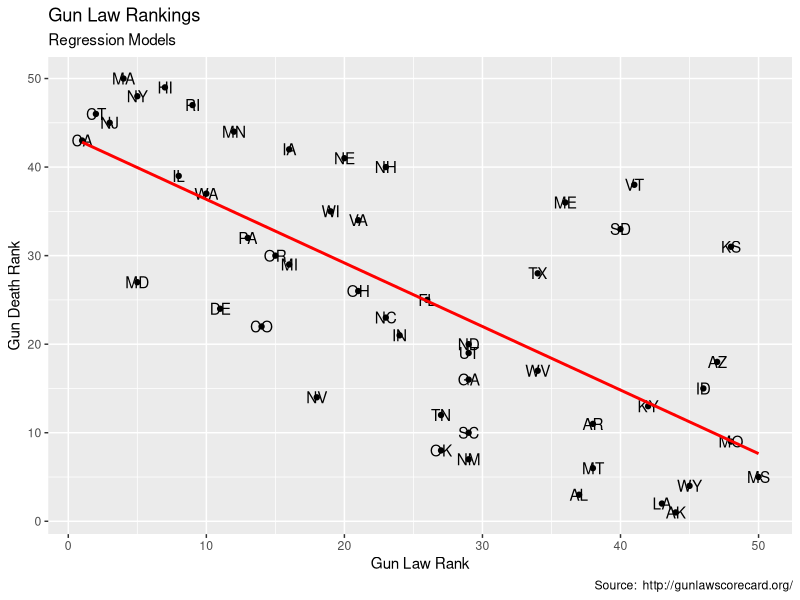
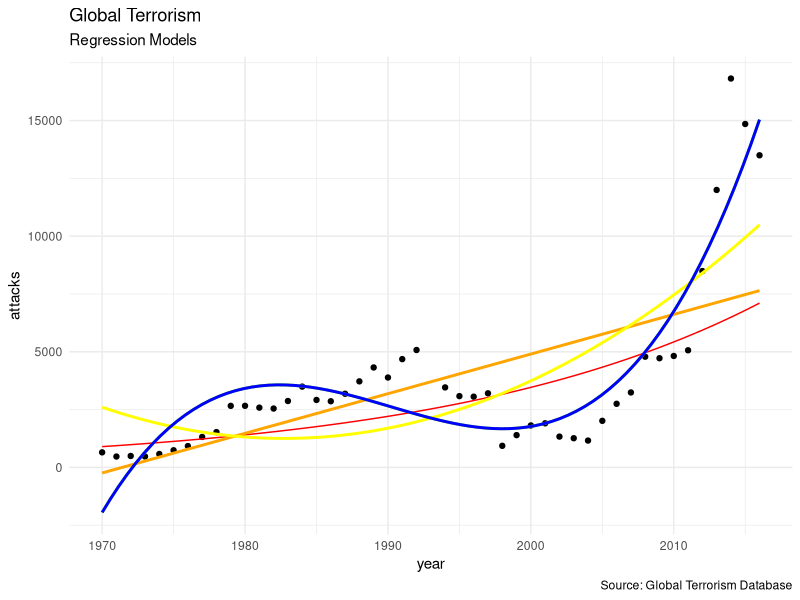

The R source for these figures, in order:
## ---- chunk 1
# remember, you might have to install code packages before you can use them
library("dplyr")
library("ggplot2")
#library("ggrepel")
library("readr")
library("readxl") 
## ---- chunk 2
gun_law_ranks <- read_excel("gunRanks.xlsx")

# making a linear regression (degree one) model
linear_fit <- lm(death ~ law, data = gun_law_ranks)
## ---- chunk 3
# graphing the data and adding model layer
gun_law_ranks %>%
  ggplot(aes(x = law, y = death, label = abbrev)) +
  geom_point() +
  geom_text() +
  #geom_label_repel() + #usuable if you installed the ggrepel package
  labs(title = "Gun Law Rankings",
       subtitle = "Regression Models",
       caption = "Source:  http://gunlawscorecard.org/",
       x = "Gun Law Rank",
       y = "Gun Death Rank"
  ) +
  stat_smooth(method = "lm", se = FALSE, color = "red",
              formula = y ~ poly(x, 1, raw = TRUE))
## ---- chunk 4
# extracting the coefficient of determination
summary(linear_fit)$adj.r.squared
## ---- chunk 5
predict(linear_fit, newdata = data.frame(law = 32))
## ---- chunk 6
GTDbyYear <- read_csv("GTDbyYear.csv")
## ---- chunk 7
# exponential regression
exp_fit <- lm(log(attacks) ~ year, data = GTDbyYear)


A <- exp(exp_fit$coefficients[1])
B <- exp(exp_fit$coefficients[2])

exp_function <- function(x){
  A*B^x
}
polyOne_function <- function(x){
  C*D^x
}
## ---- chunk 8
# graphing the data and adding model layer
GTDbyYear %>%
  ggplot(aes(x = year, y = attacks)) +
  geom_point() +
  stat_function(fun = exp_function, color = "red") +
  stat_smooth(method = "lm", se = FALSE, color = "orange",
              formula = y ~ poly(x, 1, raw = TRUE))+
  stat_smooth(method = "lm", se = FALSE, color = "yellow",
              formula = y ~ poly(x, 2, raw = TRUE))+
  stat_smooth(method = "lm", se = FALSE, color = "chartreuse",
              formula = y ~ poly(x, 3, raw = TRUE))+
  stat_smooth(method = "lm", se = FALSE, color = "blue",
              formula = y ~ poly(x, 4, raw = TRUE))+
  
   labs(title = "Global Terrorism",
       subtitle = "Regression Models",
       caption = "Source: Global Terrorism Database") +
  theme_minimal()
## ---- chunk 9
summary(exp_fit)$adj.r.squared
summary(lm(attacks ~ poly(year, 1), data = GTDbyYear))$adj.r.squared
summary(lm(attacks ~ poly(year, 2), data = GTDbyYear))$adj.r.squared
summary(lm(attacks ~ poly(year, 3), data = GTDbyYear))$adj.r.squared
summary(lm(attacks ~ poly(year, 4), data = GTDbyYear))$adj.r.squared

## ---- chunk 10

d4 <- (lm(attacks ~ poly(year, 4), data = GTDbyYear))
predict(d4, newdata = data.frame(year=2020))

